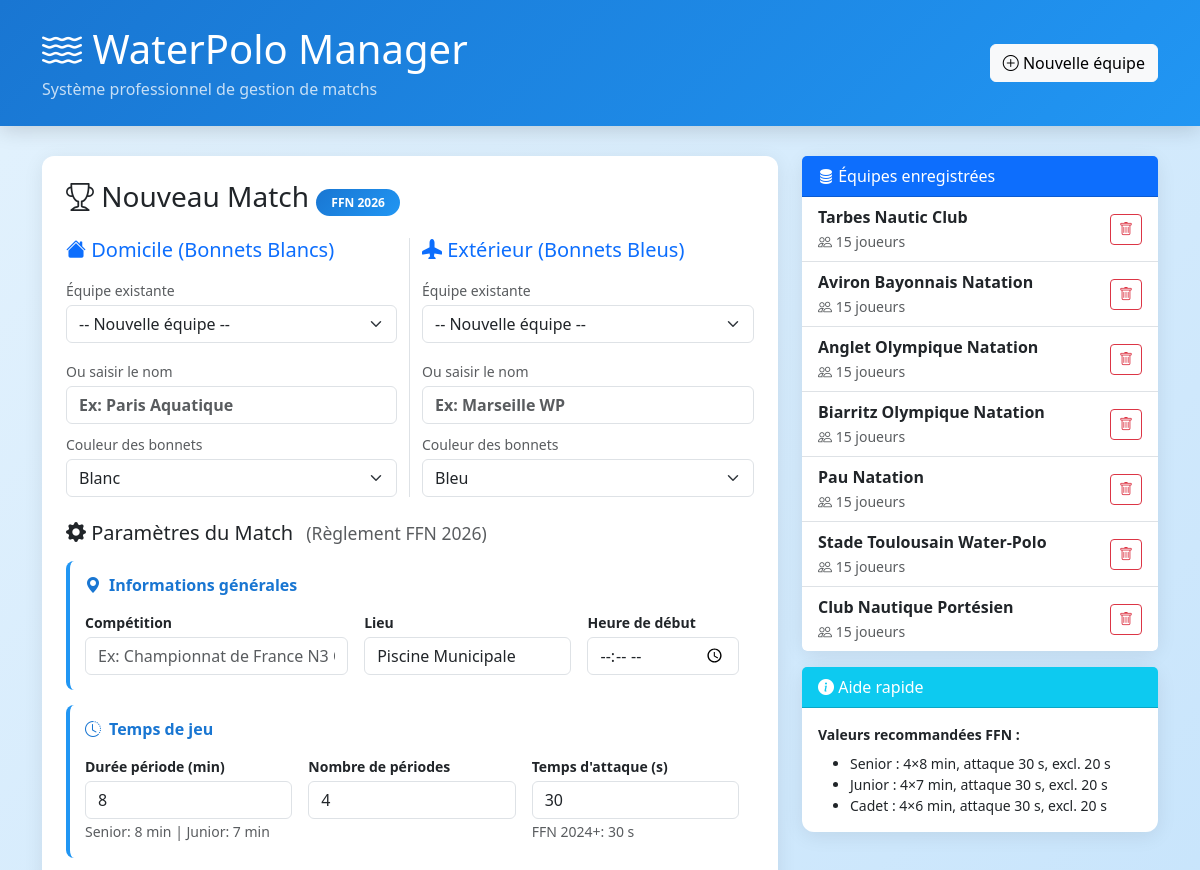
Before: / (upper part) with the older database file.
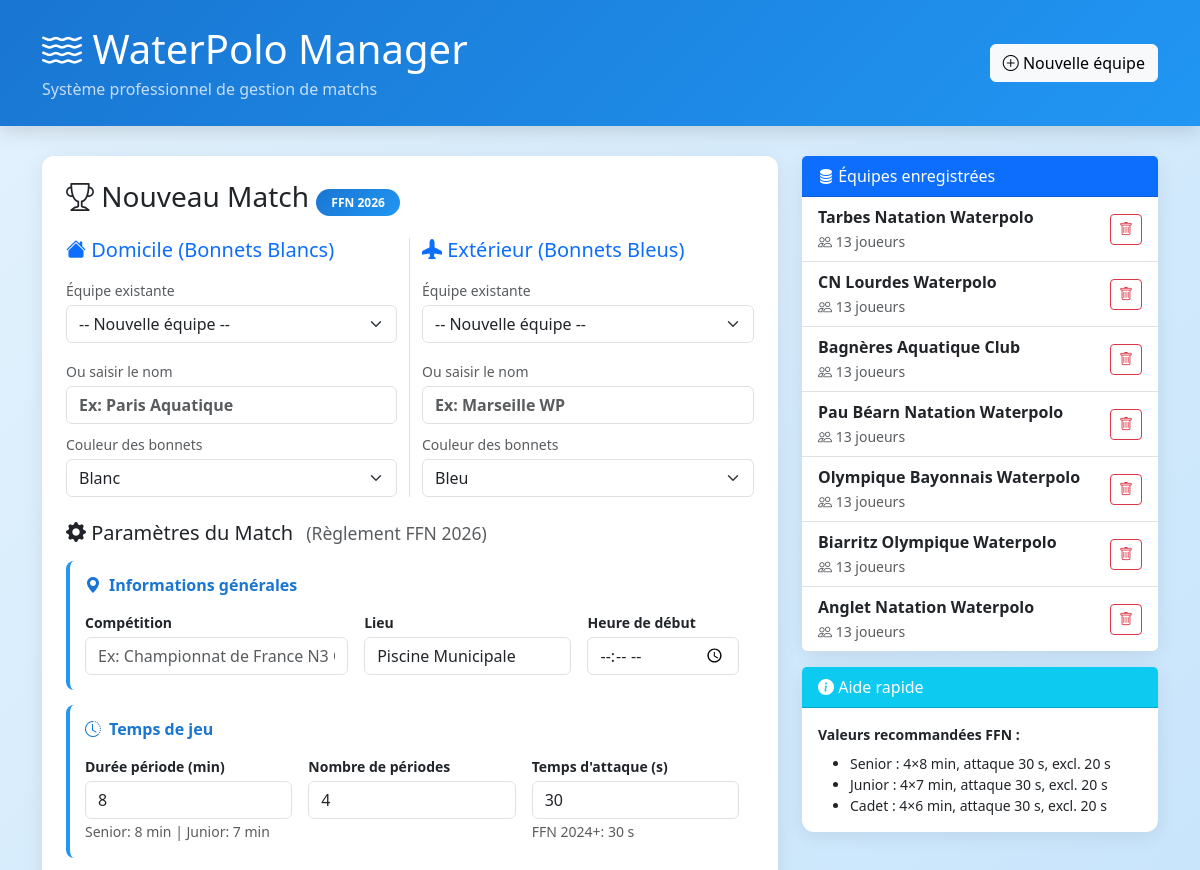
After: the same page with the newer database file.
### gestion/models.py (models this page shows, shortened)
class Equipe(models.Model):
    nom = models.CharField(max_length=100)
    entraineur = models.CharField(max_length=100, blank=True)

### gestion/views.py (the view, shortened to what this page needs)
# urls.py: path('',                                 views.accueil,           name='accueil'),
def accueil(request):
    equipes_existantes = Equipe.objects.all()
    return render(request, 'gestion/accueil.html', {'equipes': equipes_existantes})

### gestion/templates/gestion/accueil.html (shortened to what this page needs)
<!DOCTYPE html>
<html lang="fr">
<head>
    <link href="https://cdn.jsdelivr.net/npm/bootstrap@5.3.0/dist/css/bootstrap.min.css" rel="stylesheet">
    <link rel="stylesheet" href="https://cdn.jsdelivr.net/npm/bootstrap-icons@1.11.0/font/bootstrap-icons.css">
</head>
<body>
<div class="main-header">
    <div class="container">
        <div class="d-flex justify-content-between align-items-center">
            <div>
                <h1 class="mb-1"><i class="bi bi-water"></i> WaterPolo Manager</h1>
                <p class="mb-0 opacity-75">Système professionnel de gestion de matchs</p>
            </div>
            <button class="btn btn-light" data-bs-toggle="modal" data-bs-target="#modalNewTeam">
                <i class="bi bi-plus-circle"></i> Nouvelle équipe
            </button>
        </div>
    </div>
</div>
<div class="container">
    <div class="row">
        <div class="col-lg-8">
            <div class="card p-4">
                <h3 class="mb-4">
                    <i class="bi bi-trophy"></i> Nouveau Match
                    <span class="badge-ffn">FFN 2026</span>
                </h3>
                <form method="post" id="formMatch">
                    <div class="row mb-4">
                        <div class="col-md-6 border-end">
                            <h5 class="text-primary mb-3">
                                <i class="bi bi-house-fill"></i> Domicile (Bonnets Blancs)
                            </h5>
                            <label class="small text-muted mb-1">Équipe existante</label>
                            <select name="select_domicile" class="form-select mb-3"
                                    onchange="fillInput(this, 'input_domicile')">
                                <option value="">-- Nouvelle équipe --</option>
                            </select>
                            <label class="small text-muted mb-1">Ou saisir le nom</label>
                            <input type="text" id="input_domicile" name="input_domicile"
                                   class="form-control fw-bold mb-2" placeholder="Ex: Paris Aquatique" required>
                            <label class="small text-muted mb-1">Couleur des bonnets</label>
                            <select name="couleur_bonnet_dom" class="form-select">
                                <option value="BLANC" selected>Blanc</option>
                            </select>
                        </div>
                        <div class="col-md-6">
                            <h5 class="text-primary mb-3">
                                <i class="bi bi-airplane-fill"></i> Extérieur (Bonnets Bleus)
                            </h5>
                            <label class="small text-muted mb-1">Équipe existante</label>
                            <select name="select_exterieur" class="form-select mb-3"
                                    onchange="fillInput(this, 'input_exterieur')">
                                <option value="">-- Nouvelle équipe --</option>
                            </select>
                            <label class="small text-muted mb-1">Ou saisir le nom</label>
                            <input type="text" id="input_exterieur" name="input_exterieur"
                                   class="form-control fw-bold mb-2" placeholder="Ex: Marseille WP" required>
                            <label class="small text-muted mb-1">Couleur des bonnets</label>
                            <select name="couleur_bonnet_ext" class="form-select">
                                <option value="BLEU" selected>Bleu</option>
                            </select>
                        </div>
                    </div>
                    <div class="mb-4">
                        <h5 class="mb-3">
                            <i class="bi bi-gear-fill"></i> Paramètres du Match
                            <small class="text-muted ms-2">(Règlement FFN 2026)</small>
                        </h5>
                        <div class="param-group">
                            <h6><i class="bi bi-geo-alt-fill"></i> Informations générales</h6>
                            <div class="row g-3">
                                <div class="col-md-5">
                                    <label class="small fw-bold mb-1">Compétition</label>
                                    <input type="text" name="competition"
                                           class="form-control"
                                           placeholder="Ex: Championnat de France N3 Occitanie">
                                </div>
                                <div class="col-md-4">
                                    <label class="small fw-bold mb-1">Lieu</label>
                                    <input type="text" name="lieu" value="Piscine Municipale"
                                           class="form-control">
                                </div>
                                <div class="col-md-3">
                                    <label class="small fw-bold mb-1">Heure de début</label>
                                    <input type="time" name="heure_debut"
                                           class="form-control">
                                </div>
                            </div>
                        </div>
                        <div class="param-group">
                            <h6><i class="bi bi-clock-history"></i> Temps de jeu</h6>
                            <div class="row g-3">
                                <div class="col-md-4">
                                    <label class="small fw-bold mb-1">Durée période (min)</label>
                                    <input type="number" name="duree_periode" value="8"
                                           min="1" max="20" class="form-control" required>
                                    <small class="text-muted">Senior: 8 min | Junior: 7 min</small>
                                </div>
                                <div class="col-md-4">
                                    <label class="small fw-bold mb-1">Nombre de périodes</label>
                                    <input type="number" name="nb_periodes" value="4"
                                           min="2" max="6" class="form-control" required>
                                </div>
                                <div class="col-md-4">
                                    <label class="small fw-bold mb-1">Temps d'attaque (s)</label>
                                    <input type="number" name="temps_possession" value="30"
                                           min="20" max="45" class="form-control" required>
                                    <small class="text-muted">FFN 2024+: 30 s</small>
                                </div>
                            </div>
                        </div>
                    </div>
                </form>
            </div>
        </div>
        <div class="col-lg-4">
            <div class="card">
                <div class="card-header bg-primary text-white">
                    <i class="bi bi-database-fill"></i> Équipes enregistrées
                </div>
                <div class="list-group list-group-flush" style="max-height: 650px; overflow-y: auto;">
                    {% for eq in equipes %}
                    <div class="list-group-item d-flex justify-content-between align-items-center">
                        <div>
                            <strong class="d-block">{{ eq.nom }}</strong>
                            <small class="text-muted">
                                <i class="bi bi-people"></i>
                                {{ eq.effectif.count }} joueur{{ eq.effectif.count|pluralize }}
                            </small>
                        </div>
                        <form method="post"
                              onsubmit="return confirm('⚠️ Supprimer {{ eq.nom }} ?');"
                              class="d-inline">
                            <button type="submit" class="btn btn-sm btn-outline-danger">
                                <i class="bi bi-trash"></i>
                            </button>
                        </form>
                    </div>
                    {% empty %}
                    <div class="p-4 text-center text-muted">
                        <i class="bi bi-inbox" style="font-size: 3rem; opacity: 0.3;"></i>
                        <p class="mt-2 mb-0">Aucune équipe enregistrée</p>
                    </div>
                    {% endfor %}
                </div>
            </div>
            <div class="card mt-3">
                <div class="card-header bg-info text-white">
                    <i class="bi bi-info-circle-fill"></i> Aide rapide
                </div>
                <div class="card-body small">
                    <p class="mb-2"><strong>Valeurs recommandées FFN :</strong></p>
                    <ul class="mb-0">
                        <li>Senior : 4×8 min, attaque 30 s, excl. 20 s</li>
                        <li>Junior : 4×7 min, attaque 30 s, excl. 20 s</li>
                        <li>Cadet : 4×6 min, attaque 30 s, excl. 20 s</li>
                    </ul>
                </div>
            </div>
        </div>
    </div>
</div>
</body>
</html>

### gestion/templates/gestion/accueil.html (style rules this page uses)
body { background: linear-gradient(135deg, #e3f2fd 0%, #bbdefb 100%); min-height: 100vh; padding-bottom: 60px; }
.main-header { background: linear-gradient(135deg, #1976d2 0%, #2196f3 100%); color: white; padding: 25px 0; box-shadow: 0 4px 20px rgba(0,0,0,0.15); margin-bottom: 30px; }
.card { border: none; box-shadow: 0 4px 20px rgba(0,0,0,0.08); border-radius: 12px; }
.param-group { background: white; border-radius: 8px; padding: 15px; margin-bottom: 15px; border-left: 4px solid #2196f3; }
.param-group h6 { color: #1976d2; font-weight: 700; margin-bottom: 15px; display: flex; align-items: center; gap: 8px; }
.badge-ffn { background: linear-gradient(135deg, #1976d2 0%, #2196f3 100%); color: white; padding: 5px 15px; border-radius: 20px; font-size: 0.75rem; font-weight: 600; }

Changed rows visible on the page:
removed Equipe: nom "Anglet Olympique Natation", effectif.count "15"
removed Equipe: nom "Biarritz Olympique Natation", effectif.count "15"
removed Equipe: nom "Pau Natation", effectif.count "15"
removed Equipe: nom "Stade Toulousain Water-Polo", effectif.count "15"
removed Equipe: nom "Club Nautique Portésien", effectif.count "15"
added Equipe: nom "Tarbes Natation Waterpolo", effectif.count "13"
added Equipe: nom "CN Lourdes Waterpolo", effectif.count "13"
added Equipe: nom "Bagnères Aquatique Club", effectif.count "13"
added Equipe: nom "Pau Béarn Natation Waterpolo", effectif.count "13"
added Equipe: nom "Olympique Bayonnais Waterpolo", effectif.count "13"
changed Equipe: nom "Tarbes Nautic Club" → "Biarritz Olympique Waterpolo"; effectif.count "15" → "13"
changed Equipe: nom "Aviron Bayonnais Natation" → "Anglet Natation Waterpolo"; effectif.count "15" → "13"
